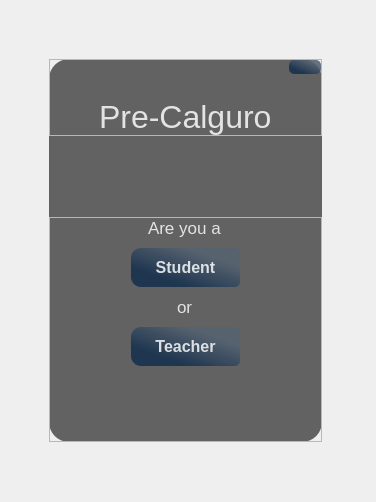
<?xml version="1.0" encoding="UTF-8"?>
<ui version="4.0">
 <class>studTeachWindow</class>
 <widget class="QMainWindow" name="studTeachWindow">
  <property name="geometry">
   <rect>
    <x>0</x>
    <y>0</y>
    <width>376</width>
    <height>502</height>
   </rect>
  </property>
  <property name="windowTitle">
   <string>MainWindow</string>
  </property>
  <widget class="QWidget" name="centralwidget">
   <property name="styleSheet">
    <string notr="true">#frame{
border-image: url(:/images/back1.png);
border-radius: 20px;
}
#frame_4{
background-color:rgba(0,0,0,150);
border-radius: 20px;
}

#label, #label_2, #label_3{
color: rgba(255, 255, 255,210);
}
QPushButton#closeButton,#toStudButton,#toTeachButton{
	background-color: qlineargradient(spread:pad, x1:0.505682, y1:0.989, x2:1, y2:0.477, stop:0 rgba(20, 47, 78, 219), stop:1 rgba(85, 98, 112, 226));
	color:rgba();
	color:rgba(255,255,255,210);
	border-radius:5px;
}
QPushButton#closeButton:hover, #toStudButton:hover, #toTeachButton:hover{
	background-color: qlineargradient(spread:pad, x1:0.505682, y1:0.989, x2:1, y2:0.477, stop:0 rgba(40, 67, 98, 219), stop:1 rgba(105, 118, 132, 226));
}
QPushButton#closeButton:pressed, #toStudButton:pressed, #toTeachButton:pressed{
	padding-left:5px;
	padding-top:5px;
	background-color:rgba(105, 118, 132, 200)
}
</string>
   </property>
   <widget class="QFrame" name="frame">
    <property name="geometry">
     <rect>
      <x>40</x>
      <y>50</y>
      <width>291</width>
      <height>401</height>
     </rect>
    </property>
    <property name="frameShape">
     <enum>QFrame::StyledPanel</enum>
    </property>
    <property name="frameShadow">
     <enum>QFrame::Raised</enum>
    </property>
    <layout class="QVBoxLayout" name="verticalLayout_8">
     <item>
      <widget class="QFrame" name="frame_4">
       <property name="frameShape">
        <enum>QFrame::StyledPanel</enum>
       </property>
       <property name="frameShadow">
        <enum>QFrame::Raised</enum>
       </property>
       <layout class="QVBoxLayout" name="verticalLayout">
        <property name="spacing">
         <number>0</number>
        </property>
        <property name="leftMargin">
         <number>0</number>
        </property>
        <property name="topMargin">
         <number>0</number>
        </property>
        <property name="rightMargin">
         <number>0</number>
        </property>
        <property name="bottomMargin">
         <number>0</number>
        </property>
        <item alignment="Qt::AlignTop">
         <widget class="QFrame" name="frame_2">
          <property name="frameShape">
           <enum>QFrame::StyledPanel</enum>
          </property>
          <property name="frameShadow">
           <enum>QFrame::Raised</enum>
          </property>
          <layout class="QVBoxLayout" name="verticalLayout_2">
           <property name="spacing">
            <number>25</number>
           </property>
           <property name="leftMargin">
            <number>0</number>
           </property>
           <property name="topMargin">
            <number>0</number>
           </property>
           <property name="rightMargin">
            <number>0</number>
           </property>
           <property name="bottomMargin">
            <number>0</number>
           </property>
           <item alignment="Qt::AlignRight|Qt::AlignTop">
            <widget class="QWidget" name="widget_3" native="true">
             <layout class="QHBoxLayout" name="horizontalLayout_2">
              <property name="spacing">
               <number>0</number>
              </property>
              <property name="leftMargin">
               <number>0</number>
              </property>
              <property name="topMargin">
               <number>0</number>
              </property>
              <property name="rightMargin">
               <number>0</number>
              </property>
              <property name="bottomMargin">
               <number>0</number>
              </property>
              <item>
               <widget class="QPushButton" name="closeButton">
                <property name="styleSheet">
                 <string notr="true"/>
                </property>
                <property name="text">
                 <string/>
                </property>
                <property name="icon">
                 <iconset resource="res.qrc">
                  <normaloff>:/icons/icons/x.svg</normaloff>:/icons/icons/x.svg</iconset>
                </property>
                <property name="iconSize">
                 <size>
                  <width>25</width>
                  <height>25</height>
                 </size>
                </property>
               </widget>
              </item>
             </layout>
            </widget>
           </item>
           <item alignment="Qt::AlignHCenter">
            <widget class="QLabel" name="label">
             <property name="font">
              <font>
               <pointsize>24</pointsize>
              </font>
             </property>
             <property name="text">
              <string>Pre-Calguro</string>
             </property>
            </widget>
           </item>
          </layout>
         </widget>
        </item>
        <item>
         <widget class="QFrame" name="frame_3">
          <property name="frameShape">
           <enum>QFrame::StyledPanel</enum>
          </property>
          <property name="frameShadow">
           <enum>QFrame::Raised</enum>
          </property>
          <layout class="QVBoxLayout" name="verticalLayout_3">
           <property name="spacing">
            <number>10</number>
           </property>
           <property name="leftMargin">
            <number>0</number>
           </property>
           <property name="topMargin">
            <number>0</number>
           </property>
           <property name="rightMargin">
            <number>0</number>
           </property>
           <property name="bottomMargin">
            <number>75</number>
           </property>
           <item>
            <widget class="QWidget" name="widget" native="true">
             <layout class="QVBoxLayout" name="verticalLayout_4">
              <property name="spacing">
               <number>0</number>
              </property>
              <property name="leftMargin">
               <number>0</number>
              </property>
              <property name="topMargin">
               <number>0</number>
              </property>
              <property name="rightMargin">
               <number>0</number>
              </property>
              <property name="bottomMargin">
               <number>0</number>
              </property>
              <item alignment="Qt::AlignHCenter">
               <widget class="QLabel" name="label_2">
                <property name="font">
                 <font>
                  <pointsize>13</pointsize>
                 </font>
                </property>
                <property name="text">
                 <string>Are you a</string>
                </property>
               </widget>
              </item>
             </layout>
            </widget>
           </item>
           <item>
            <widget class="QWidget" name="widget_5" native="true">
             <layout class="QVBoxLayout" name="verticalLayout_7">
              <property name="spacing">
               <number>0</number>
              </property>
              <property name="leftMargin">
               <number>0</number>
              </property>
              <property name="topMargin">
               <number>0</number>
              </property>
              <property name="rightMargin">
               <number>0</number>
              </property>
              <property name="bottomMargin">
               <number>0</number>
              </property>
              <item alignment="Qt::AlignHCenter">
               <widget class="QPushButton" name="toStudButton">
                <property name="sizePolicy">
                 <sizepolicy hsizetype="Minimum" vsizetype="Fixed">
                  <horstretch>0</horstretch>
                  <verstretch>0</verstretch>
                 </sizepolicy>
                </property>
                <property name="baseSize">
                 <size>
                  <width>0</width>
                  <height>0</height>
                 </size>
                </property>
                <property name="font">
                 <font>
                  <family>MS Sans Serif</family>
                  <pointsize>12</pointsize>
                  <weight>75</weight>
                  <bold>true</bold>
                 </font>
                </property>
                <property name="styleSheet">
                 <string notr="true">	padding: 10px 20px;
	border-top-left-radius: 10px;
	border-bottom-left-radius: 10px;</string>
                </property>
                <property name="text">
                 <string> Student </string>
                </property>
                <property name="iconSize">
                 <size>
                  <width>16</width>
                  <height>16</height>
                 </size>
                </property>
               </widget>
              </item>
             </layout>
            </widget>
           </item>
           <item>
            <widget class="QWidget" name="widget_4" native="true">
             <layout class="QVBoxLayout" name="verticalLayout_6">
              <property name="spacing">
               <number>0</number>
              </property>
              <property name="leftMargin">
               <number>0</number>
              </property>
              <property name="topMargin">
               <number>0</number>
              </property>
              <property name="rightMargin">
               <number>0</number>
              </property>
              <property name="bottomMargin">
               <number>0</number>
              </property>
              <item alignment="Qt::AlignHCenter">
               <widget class="QLabel" name="label_3">
                <property name="font">
                 <font>
                  <pointsize>13</pointsize>
                 </font>
                </property>
                <property name="text">
                 <string>or</string>
                </property>
               </widget>
              </item>
             </layout>
            </widget>
           </item>
           <item>
            <widget class="QWidget" name="widget_2" native="true">
             <layout class="QVBoxLayout" name="verticalLayout_5">
              <property name="spacing">
               <number>0</number>
              </property>
              <property name="leftMargin">
               <number>0</number>
              </property>
              <property name="topMargin">
               <number>0</number>
              </property>
              <property name="rightMargin">
               <number>0</number>
              </property>
              <property name="bottomMargin">
               <number>0</number>
              </property>
              <item alignment="Qt::AlignHCenter">
               <widget class="QPushButton" name="toTeachButton">
                <property name="font">
                 <font>
                  <family>MS Sans Serif</family>
                  <pointsize>12</pointsize>
                  <weight>75</weight>
                  <bold>true</bold>
                 </font>
                </property>
                <property name="styleSheet">
                 <string notr="true">	padding: 10px 20px;
	border-top-left-radius: 10px;
	border-bottom-left-radius: 10px;</string>
                </property>
                <property name="text">
                 <string> Teacher </string>
                </property>
                <property name="iconSize">
                 <size>
                  <width>12</width>
                  <height>12</height>
                 </size>
                </property>
                <property name="autoDefault">
                 <bool>false</bool>
                </property>
                <property name="default">
                 <bool>false</bool>
                </property>
                <property name="flat">
                 <bool>false</bool>
                </property>
               </widget>
              </item>
             </layout>
            </widget>
           </item>
          </layout>
         </widget>
        </item>
       </layout>
      </widget>
     </item>
    </layout>
   </widget>
   <widget class="QLabel" name="drag">
    <property name="geometry">
     <rect>
      <x>50</x>
      <y>50</y>
      <width>241</width>
      <height>31</height>
     </rect>
    </property>
    <property name="text">
     <string/>
    </property>
   </widget>
  </widget>
 </widget>
 <resources>
  <include location="res.qrc"/>
 </resources>
 <connections/>
</ui>
